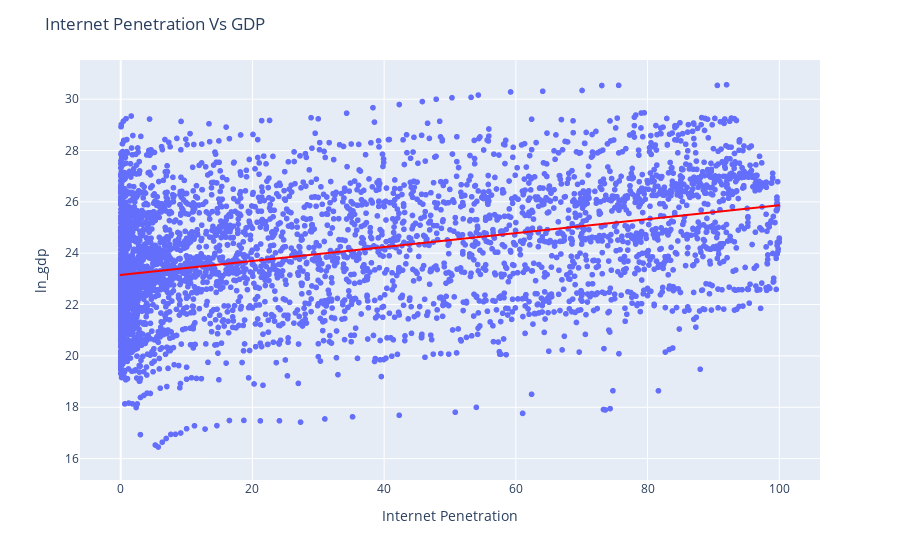

Source (notebook cell):
### Code cell
fig2 = px.scatter(merged_df_clean, y="ln_gdp", x="Internet Penetration",  trendline="ols")
fig2.update_layout(title = "Internet Penetration Vs GDP")
fig2.data[1].line.color = "red"
fig2.show()

round(merged_df_clean["GDP"].corr(merged_df_clean["Internet Penetration"]),3)

### Figure 1 — Plotly figure (JSON) as saved in the notebook; plotly's stock layout.template omitted (floating-point values rounded to 4 significant figures; data arrays with more than 128 entries replaced by an {"elided": "..."} marker saying what was removed)
{"data": [{"hovertemplate": "Internet Penetration=%{x}<br>ln_gdp=%{y}<extra></extra>", "legendgroup": "", "marker": {"color": "#636efa", "symbol": "circle"}, "mode": "markers", "name": "", "showlegend": false, "type": "scattergl", "x": {"elided": "5134 float values"}, "xaxis": "x", "y": {"elided": "5134 float values"}, "yaxis": "y"}, {"hovertemplate": "<b>OLS trendline</b><br>ln_gdp = 0.0271406 * Internet Penetration + 23.1545<br>R<sup>2</sup>=0.147344<br><br>Internet Penetration=%{x}<br>ln_gdp=%{y} <b>(trend)</b><extra></extra>", "legendgroup": "", "line": {"color": "red"}, "marker": {"color": "#636efa", "symbol": "circle"}, "mode": "lines", "name": "", "showlegend": false, "type": "scattergl", "x": {"elided": "4230 float values"}, "xaxis": "x", "y": {"elided": "4230 float values"}, "yaxis": "y"}], "layout": {"legend": {"tracegroupgap": 0}, "margin": {"t": 60}, "title": {"text": "Internet Penetration Vs GDP"}, "xaxis": {"anchor": "y", "domain": [0, 1], "title": {"text": "Internet Penetration"}}, "yaxis": {"anchor": "x", "domain": [0, 1], "title": {"text": "ln_gdp"}}}}
